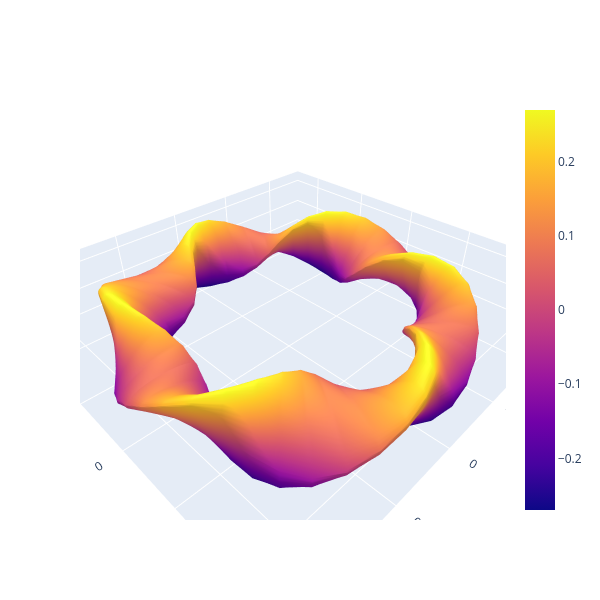

Source (notebook cell):
### Markdown cell above
A boundary is a set of Fourier coefficients of R and Z. This one is copied from the dataset row of the design.

### Code cell
boundary = surface_rz_fourier.SurfaceRZFourier.model_validate_json(
    '{"r_cos":[[0.0,0.0,0.0,0.0,1.0,0.0,-0.02702702702702703,0.0,0.0],[0.0,0.0,0.08978104821425961,-0.019465376230152362,0.17956209642851922,-0.019465376230152362,0.0,0.0,0.0],[0.0,0.0,0.0,0.0,0.0,0.0,0.0,0.0,0.0],[0.0,0.0,0.0,0.0,0.0,0.0,0.0,0.0,0.0],[0.0,0.0,0.0,0.0,0.0,0.0,0.0,0.0,0.0]],"z_sin":[[0.0,0.0,0.0,0.0,0.0,0.0,0.0,0.0,0.0],[0.0,0.0,0.08978104821425961,0.0064884587433841215,-0.17956209642851922,0.0064884587433841215,0.0,0.0,0.0],[0.0,0.0,0.0,0.0,0.0,0.0,0.0,0.0,0.0],[0.0,0.0,0.0,0.0,0.0,0.0,0.0,0.0,0.0],[0.0,0.0,0.0,0.0,0.0,0.0,0.0,0.0,0.0]],"r_sin":null,"z_cos":null,"n_field_periods":3,"n_periodicity":1,"is_stellarator_symmetric":true}'
)
visualization.plot_surface(boundary)

### Figure 1 — Plotly figure (JSON) as saved in the notebook; plotly's stock layout.template omitted (floating-point values rounded to 4 significant figures; data arrays with more than 128 entries replaced by an {"elided": "..."} marker saying what was removed)
{"data": [{"type": "surface", "x": {"elided": "50x51 float values"}, "y": {"elided": "50x51 float values"}, "z": {"elided": "50x51 float values"}}], "layout": {"height": 600, "plot_bgcolor": "rgba(0, 0, 0, 0)", "scene": {"aspectmode": "data", "xaxis": {"title": {"text": "X"}}, "yaxis": {"title": {"text": "Y"}}, "zaxis": {"title": {"text": "Z"}}}, "width": 600, "xaxis": {"showgrid": false, "title": {"text": "R"}}, "yaxis": {"showgrid": false, "title": {"text": "Z"}}}}
